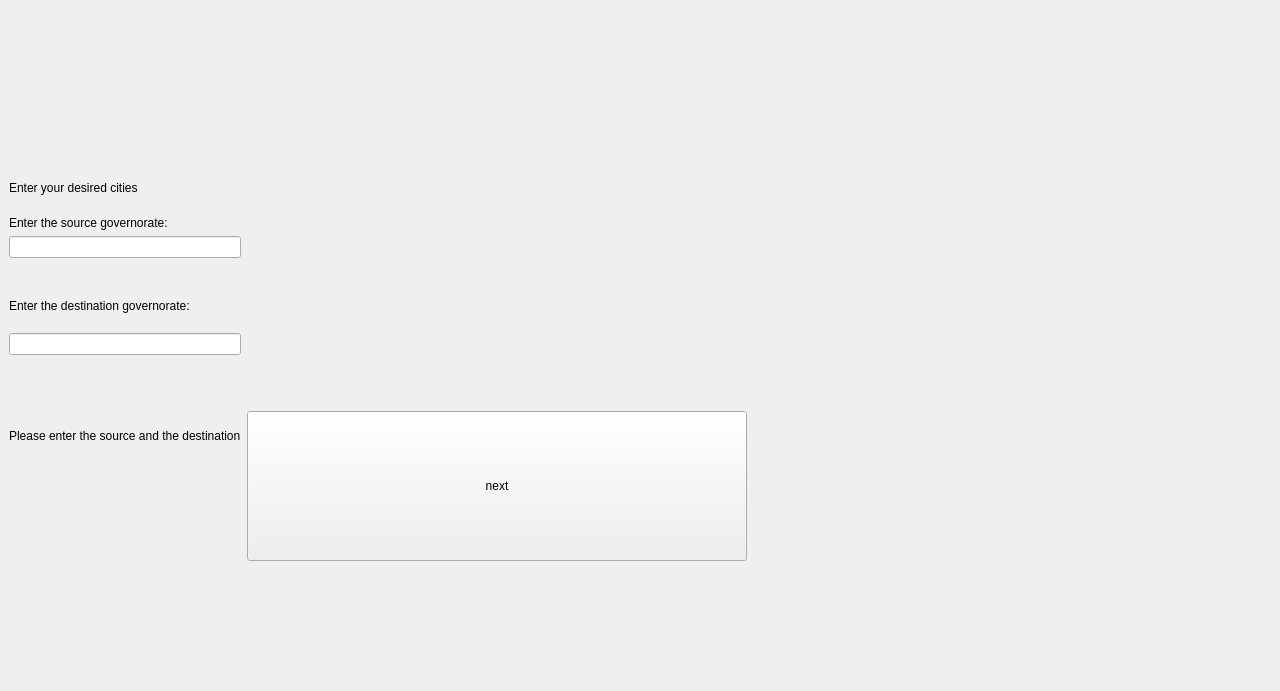
<?xml version="1.0" encoding="UTF-8"?>
<ui version="4.0">
 <class>citiesSelection</class>
 <widget class="QWidget" name="citiesSelection">
  <property name="geometry">
   <rect>
    <x>0</x>
    <y>0</y>
    <width>1280</width>
    <height>691</height>
   </rect>
  </property>
  <property name="sizePolicy">
   <sizepolicy hsizetype="Ignored" vsizetype="Ignored">
    <horstretch>0</horstretch>
    <verstretch>0</verstretch>
   </sizepolicy>
  </property>
  <property name="windowTitle">
   <string>Form</string>
  </property>
  <layout class="QGridLayout" name="gridLayout">
   <property name="leftMargin">
    <number>0</number>
   </property>
   <property name="topMargin">
    <number>0</number>
   </property>
   <property name="rightMargin">
    <number>0</number>
   </property>
   <property name="bottomMargin">
    <number>0</number>
   </property>
   <item row="0" column="0">
    <widget class="QWidget" name="widget" native="true">
     <property name="sizePolicy">
      <sizepolicy hsizetype="Maximum" vsizetype="Maximum">
       <horstretch>0</horstretch>
       <verstretch>0</verstretch>
      </sizepolicy>
     </property>
     <property name="minimumSize">
      <size>
       <width>1280</width>
       <height>0</height>
      </size>
     </property>
     <property name="maximumSize">
      <size>
       <width>1280</width>
       <height>800</height>
      </size>
     </property>
     <layout class="QGridLayout" name="gridLayout_2">
      <item row="4" column="1">
       <widget class="QPushButton" name="next">
        <property name="sizePolicy">
         <sizepolicy hsizetype="Fixed" vsizetype="Preferred">
          <horstretch>0</horstretch>
          <verstretch>0</verstretch>
         </sizepolicy>
        </property>
        <property name="minimumSize">
         <size>
          <width>500</width>
          <height>150</height>
         </size>
        </property>
        <property name="maximumSize">
         <size>
          <width>70</width>
          <height>50</height>
         </size>
        </property>
        <property name="text">
         <string>next</string>
        </property>
       </widget>
      </item>
      <item row="2" column="0">
       <layout class="QVBoxLayout" name="verticalLayout_2">
        <property name="topMargin">
         <number>15</number>
        </property>
        <property name="bottomMargin">
         <number>20</number>
        </property>
        <item>
         <widget class="QLabel" name="sourceLabel">
          <property name="sizePolicy">
           <sizepolicy hsizetype="Fixed" vsizetype="Fixed">
            <horstretch>0</horstretch>
            <verstretch>0</verstretch>
           </sizepolicy>
          </property>
          <property name="maximumSize">
           <size>
            <width>600</width>
            <height>40</height>
           </size>
          </property>
          <property name="text">
           <string>Enter the source governorate:</string>
          </property>
         </widget>
        </item>
        <item>
         <widget class="QLineEdit" name="source">
          <property name="sizePolicy">
           <sizepolicy hsizetype="Fixed" vsizetype="Fixed">
            <horstretch>0</horstretch>
            <verstretch>0</verstretch>
           </sizepolicy>
          </property>
          <property name="minimumSize">
           <size>
            <width>20</width>
            <height>20</height>
           </size>
          </property>
          <property name="maximumSize">
           <size>
            <width>700</width>
            <height>40</height>
           </size>
          </property>
         </widget>
        </item>
       </layout>
      </item>
      <item row="1" column="0">
       <widget class="QLabel" name="title">
        <property name="sizePolicy">
         <sizepolicy hsizetype="Preferred" vsizetype="Fixed">
          <horstretch>0</horstretch>
          <verstretch>0</verstretch>
         </sizepolicy>
        </property>
        <property name="text">
         <string>Enter your desired cities</string>
        </property>
        <property name="margin">
         <number>20</number>
        </property>
       </widget>
      </item>
      <item row="3" column="0">
       <layout class="QVBoxLayout" name="verticalLayout">
        <property name="spacing">
         <number>20</number>
        </property>
        <property name="topMargin">
         <number>15</number>
        </property>
        <property name="bottomMargin">
         <number>0</number>
        </property>
        <item>
         <widget class="QLabel" name="destinationLabel">
          <property name="maximumSize">
           <size>
            <width>650</width>
            <height>40</height>
           </size>
          </property>
          <property name="text">
           <string>Enter the destination governorate:</string>
          </property>
         </widget>
        </item>
        <item>
         <widget class="QLineEdit" name="destination">
          <property name="sizePolicy">
           <sizepolicy hsizetype="Fixed" vsizetype="Fixed">
            <horstretch>0</horstretch>
            <verstretch>0</verstretch>
           </sizepolicy>
          </property>
          <property name="minimumSize">
           <size>
            <width>20</width>
            <height>20</height>
           </size>
          </property>
          <property name="maximumSize">
           <size>
            <width>700</width>
            <height>40</height>
           </size>
          </property>
         </widget>
        </item>
       </layout>
      </item>
      <item row="4" column="2">
       <spacer name="horizontalSpacer">
        <property name="orientation">
         <enum>Qt::Horizontal</enum>
        </property>
        <property name="sizeHint" stdset="0">
         <size>
          <width>40</width>
          <height>20</height>
         </size>
        </property>
       </spacer>
      </item>
      <item row="5" column="1">
       <spacer name="verticalSpacer">
        <property name="orientation">
         <enum>Qt::Vertical</enum>
        </property>
        <property name="sizeHint" stdset="0">
         <size>
          <width>20</width>
          <height>40</height>
         </size>
        </property>
       </spacer>
      </item>
      <item row="0" column="0">
       <spacer name="verticalSpacer_2">
        <property name="orientation">
         <enum>Qt::Vertical</enum>
        </property>
        <property name="sizeHint" stdset="0">
         <size>
          <width>20</width>
          <height>40</height>
         </size>
        </property>
       </spacer>
      </item>
      <item row="4" column="0">
       <widget class="QLabel" name="warning">
        <property name="text">
         <string>Please enter the source and the destination</string>
        </property>
       </widget>
      </item>
     </layout>
    </widget>
   </item>
  </layout>
 </widget>
 <resources/>
 <connections/>
</ui>
